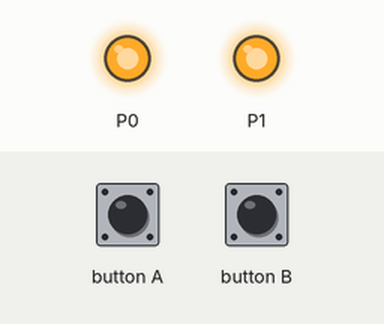
Simulated run of this program. Board: BBC micro:bit running MicroPython. Parts: output pins drawn as LEDs (lit = HIGH). The inputs (shaded band) are chosen by the test bench.

Above: at 1.2 s.
1.3 s: button A pressed for 0.15 s
At 1.4 s:
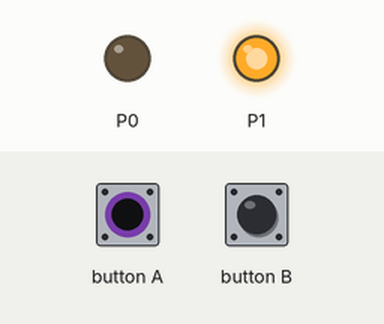
3.0 s: button B pressed for 0.15 s
At 3.1 s:
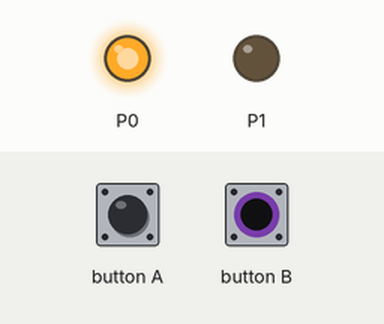
4.7 s: button B pressed for 3.2 s
At 8.9 s:
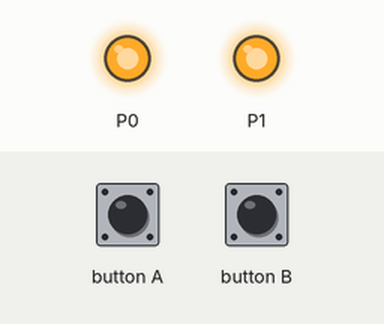
9.4 s: button A pressed for 3.2 s
At 10.1 s:
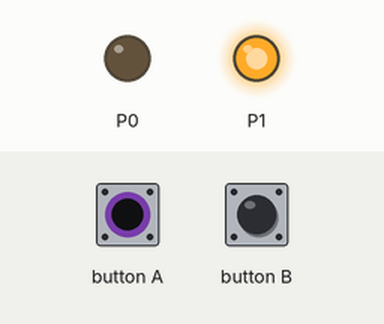
14.1 s: button A driven LOW and button B driven LOW
At 15.2 s:
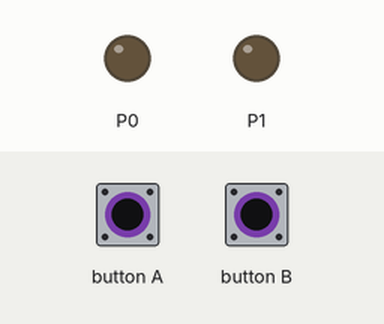
Timing chart, 0 to 16.6 s (numbered marks = the images above; inputs shaded):
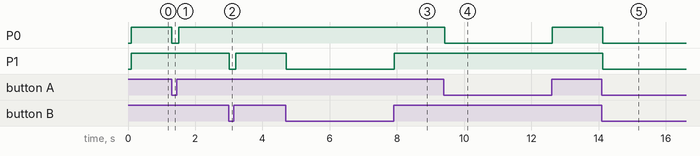

Measured:
- after the input at 1.3 s, P0: HIGH → LOW at once, → HIGH 0.20 s later
- after the input at 3.0 s, P1: HIGH → LOW at once, → HIGH 0.20 s later
- after the input at 4.7 s, P1: HIGH → LOW at once, → HIGH 3.2 s later
- after the input at 9.4 s, P0: HIGH → LOW at once, → HIGH 3.2 s later
- after the input at 14.1 s, P0, P1: HIGH → LOW at once

The program:

buttons.py
```python
from microbit import button_a, button_b, pin0, pin1, sleep

while True:
    sleep(100)
    for (pin, button) in ((pin0, button_a), (pin1, button_b)):
        pin.write_digital(not button.is_pressed())
```
